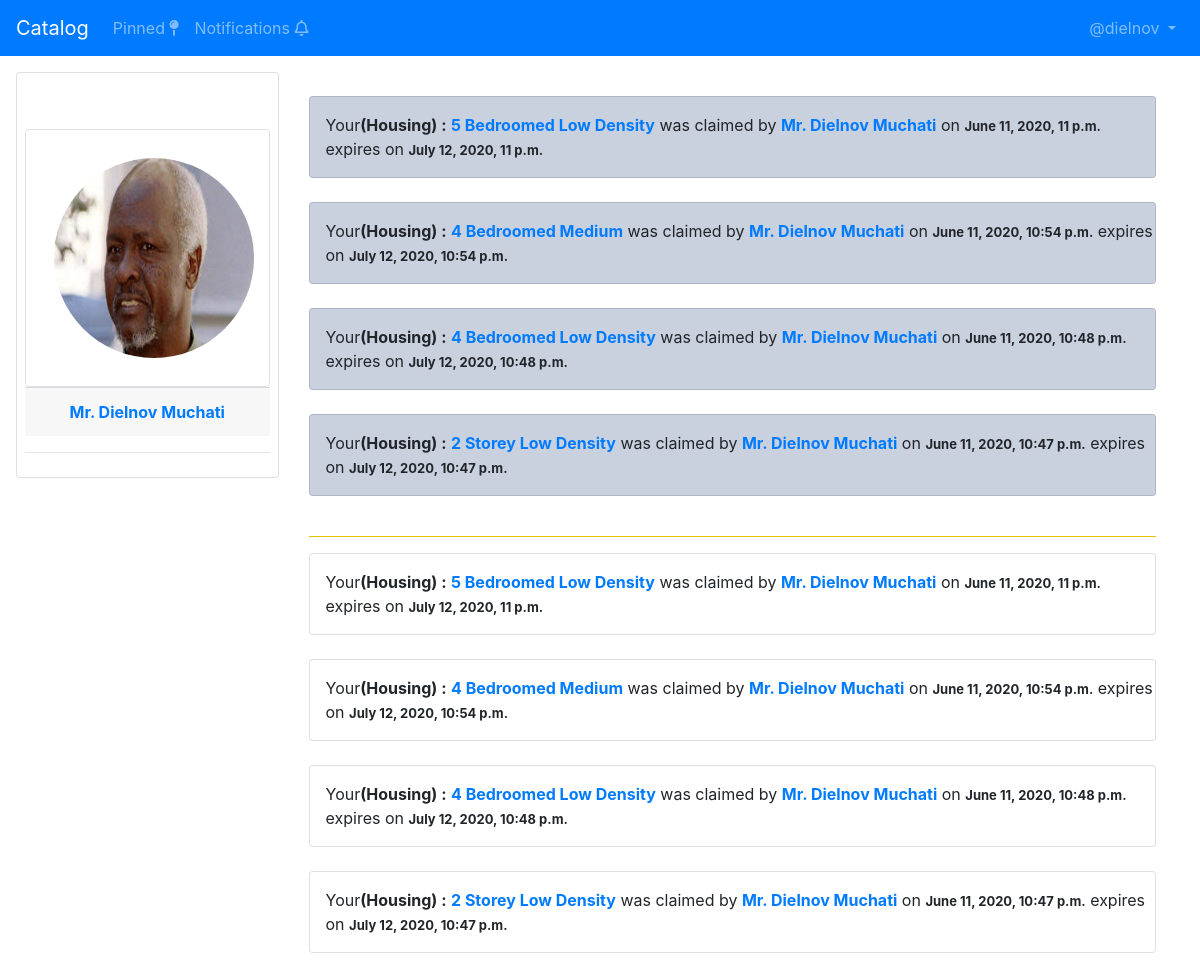
The app's page /notifications (signed in) with its own data.
### bank/models.py (models this page shows, shortened)
class Account(AbstractBaseUser):
    email = models.EmailField(
        verbose_name='email', max_length=60, unique=True)
    username = models.CharField(max_length=30, unique=True)
    isCorporate = models.BooleanField(default=False)
    physicalAddress = models.CharField(max_length=60)
    postalAddress = models.CharField(max_length=60)
    phone = models.CharField(max_length=30)
    date_joined = models.DateTimeField(
        verbose_name='date joined', auto_now_add=True)
    last_login = models.DateTimeField(
        verbose_name='last login', auto_now=True)
    is_active = models.BooleanField(default=True)
    is_staff = models.BooleanField(default=False)
    is_admin = models.BooleanField(default=False)
    is_superuser = models.BooleanField(default=False)
    USERNAME_FIELD = 'email'
    REQUIRED_FIELDS = ['username', 'isCorporate']
    objects = MyAccountManager()
    class Meta:
        verbose_name = _('user')
        verbose_name_plural = _('users')

class IndividualAccount(models.Model):
    account = models.ForeignKey(
        Account, on_delete=models.CASCADE)
    title = models.CharField(max_length=8)
    firstName = models.CharField(max_length=60)
    middleName = models.CharField(max_length=60, blank=True)
    lastName = models.CharField(max_length=60)
    isMale = models.BooleanField()
    maidenName = models.CharField(max_length=60, blank=True)
    passportPhoto = models.ImageField(upload_to=user_passportPhoto_uploader)
    nationalID = models.CharField(max_length=60)
    dob = models.CharField(max_length=60)
    maritalStatus = models.CharField(max_length=60)
    countryOfResidence = models.CharField(max_length=60)
    Nationality = models.CharField(max_length=60)
    passportNum = models.CharField(max_length=60)
    passportIssuerCountry = models.CharField(max_length=60)
    passportIssueDate = models.CharField(max_length=60)
    passportExpiryDate = models.CharField(max_length=60)
    yearsAtResidence = models.CharField(max_length=60)
    residentialStatus = models.CharField(max_length=60)
    sourceOfIncome = models.CharField(max_length=60)
    workAddress = models.CharField(max_length=60)
    workPhone = models.CharField(max_length=60)
    workDesignation = models.CharField(max_length=60)
    grossMonthlyIncome = models.CharField(max_length=60)
    otherSourceOfIncome = models.CharField(max_length=60)
    kin_fname = models.CharField(max_length=60)
    kin_sname = models.CharField(max_length=60)
    kin_phone = models.CharField(max_length=60)
    kin_address = models.CharField(max_length=60)
    kin_passportPhoto = models.ImageField(
        upload_to=kin_passportPhoto_uploader)

class Claim(models.Model):
    account = models.ForeignKey(
        Account, related_name='claim', on_delete=models.CASCADE)
    productName = models.CharField(max_length=30)
    productbrand = models.CharField(max_length=30)
    productModel = models.CharField(max_length=30)
    price = models.CharField(max_length=30)
    location = models.CharField(max_length=30)
    tag = models.CharField(max_length=30)
    description = models.CharField(max_length=30)
    image1 = models.ImageField(upload_to=product_image_uploader)
    image2 = models.ImageField(
        null=True, blank=True, upload_to=product_image_uploader)
    image3 = models.ImageField(
        null=True, blank=True, upload_to=product_image_uploader)
    image4 = models.ImageField(
        null=True, blank=True, upload_to=product_image_uploader)
    claimer = models.CharField(max_length=30)
    reference = models.CharField(max_length=30, blank=True)
    viewed = models.BooleanField(default=False)
    dealStatus = models.CharField(max_length=30,
                                  choices=(('P', 'Pending'), ('S', 'Successful'), ('F', 'Failed')))
    dealComment = RichTextField()
    claim_date = models.DateTimeField(verbose_name='date of claim')
    claim_exp_date = models.DateTimeField(verbose_name='claim expiry date')
    class Meta:
        ordering = ['-claim_date']

### bank/views.py (the view)
# urls.py: path('notifications', notifications, name='notifications'),
@login_required
def notifications(request):
    viewed_notifications = Claim.objects.filter(
        account=request.user, viewed=True)
    new_notifications = Claim.objects.filter(
        account=request.user, viewed=False)
    for new_notification in new_notifications:
        new_notification.viewed = True
        new_notification.save()
    context = {
        'viewed_notifications': viewed_notifications,
        'new_notifications': new_notifications,
    }
    return render(request, 'loans/notifications.html', context)

### bank/templates/loans/notifications.html (shortened to what this page needs)
{% extends "loans/base.html" %}
{% load static %}
{% block inCol9 %}
<br>
{% for new_notification in new_notifications %}
<div style="background: rgba(95, 118, 160, 0.336);" class="card pl-3 pt-3">
    <p>
        Your<strong>({{new_notification.tag}}) :</strong> <a href=""><strong>{{new_notification.productbrand}}
                {{new_notification.productModel}}</strong></a>
        was claimed by <a href=""><strong>{{new_notification.claimer}}</strong></a>
        on <span style="font-size: small;"
            class="mr-auto text-right"><strong>{{new_notification.claim_date}}</strong></span>
        expires on <span style="font-size: small;"
            class="mr-auto text-right"><strong>{{new_notification.claim_exp_date}}</strong></span>
    </p>
</div>
<br>
{% endfor %}
<hr style="background: gold;">
{% for viewed_notification in viewed_notifications %}
<div class="card pl-3 pt-3">
    <p>
        Your<strong>({{viewed_notification.tag}}) :</strong> <a href=""><strong>{{viewed_notification.productbrand}}
                {{viewed_notification.productModel}}</strong></a>
        was claimed by <a href=""><strong>{{viewed_notification.claimer}}</strong></a>
        on <span style="font-size: small;"
            class="mr-auto text-right"><strong>{{viewed_notification.claim_date}}</strong></span>
        expires on <span style="font-size: small;"
            class="mr-auto text-right"><strong>{{viewed_notification.claim_exp_date}}</strong></span>
    </p>
</div>
<br>
{% endfor %}
{% endblock inCol9 %}

### bank/templates/loans/base.html (shortened to what this page needs)
{% load static %}
<!DOCTYPE html>
<html lang="en">
<head>
    <link rel="stylesheet" href="{% static 'loans/base.css' %}" />
    <link rel="stylesheet" href="{% static 'bootstrap441/css/bootstrap.min.css' %}" />
    <link rel="stylesheet" href="{% static 'fontawesome513/css/all.css' %}" />
</head>
<body>
    <header class="sticky-top mb-3">
        <nav class="navbar navbar-expand bg-primary navbar-dark">
            <a class="navbar-brand" href="{% url 'bank:catalog' %}">Catalog</a>
            <ul class="mr-auto navbar-nav">
                <li class="nav-item">
                    <a href="{% url 'bank:claims' %}" class="nav-link">
                        Pinned
                        <i class="fas fa-map-pin"></i>
                    </a>
                </li>
                <li class="nav-item">
                    <a href="{% url 'bank:notifications' %}" class="nav-link">
                        Notifications
                        <i class="far fa-bell"></i>
                    </a>
                </li>
            </ul>
            <ul class="ml-auto navbar-nav">
                <li class="nav-item dropdown">
                    <a class="nav-link dropdown-toggle" href="#" id="navbardrop" data-toggle="dropdown">
                        @{{ request.user.username }}
                    </a>
                </li>
            </ul>
        </nav>
    </header>
    <main>
        <div class="container pl-0 ml-3 pr-0 mr-3">
            <div class="row">
                <div style="z-index: 1;" class="col-xl-3">
                    <div class="sticky-top card p-2">
                        <div class="card-body text-center img-thumbnail">
                            <img class="rounded-circle m-2" {% if request.user.isCorporate %}
                                {% for corporate in request.user.corporateaccount_set.all %}
                                src="{{ corporate.logo.url }}" {% endfor %} {% else %}
                                {% for individual in request.user.individualaccount_set.all %}
                                src="{{individual.passportPhoto.url}}" {% endfor %} {% endif %}
                                {% if request.user.isCorporate %}
                                {% for corporate in request.user.corporateaccount_set.all %}
                                alt="{{ corporate.tradingAs }} Logo" {% endfor %} {% else %}
                                {% for individual in request.user.individualaccount_set.all %}
                                alt="{{ individual.title}} {{individual.firstName}} {{individual.lastName}}"
                                {% endfor %} {% endif %} height="200" width="200">
                        </div>
                        <div class="card-footer text-center">
                            <a href=""><Strong>
                                    {% if request.user.isCorporate %}
                                    {% for corporate in request.user.corporateaccount_set.all %}
                                    {{ corporate.legalEntityName }} {% endfor %} {% else %}
                                    {% for individual in request.user.individualaccount_set.all %}
                                    {{ individual.title}} {{individual.firstName}} {{individual.lastName}}
                                    {% endfor %} {% endif %}</Strong></a>
                        </div>
                        <hr>
                    </div>
                    <br>
                </div>
                <div class="col-xl-9">
                    {% block inCol9 %}
                    {% endblock inCol9 %}
                </div>
            </div>
        </div>
    </main>
</body>
</html>

### records on screen
Account: user.username "dielnov"
IndividualAccount: passportPhoto (picture), title "Mr.", firstName "Dielnov", lastName "Muchati"
Claim: tag "Housing", productbrand "5 Bedroomed", productModel "Low Density", claimer "Mr. Dielnov Muchati", claim_date "June 11, 2020, 11 p.m.", claim_exp_date "July 12, 2020, 11 p.m."
Claim: tag "Housing", productbrand "4 Bedroomed", productModel "Medium", claimer "Mr. Dielnov Muchati", claim_date "June 11, 2020, 10:54 p.m.", claim_exp_date "July 12, 2020, 10:54 p.m."
Claim: tag "Housing", productbrand "4 Bedroomed", productModel "Low Density", claimer "Mr. Dielnov Muchati", claim_date "June 11, 2020, 10:48 p.m.", claim_exp_date "July 12, 2020, 10:48 p.m."
Claim: tag "Housing", productbrand "2 Storey", productModel "Low Density", claimer "Mr. Dielnov Muchati", claim_date "June 11, 2020, 10:47 p.m.", claim_exp_date "July 12, 2020, 10:47 p.m."
